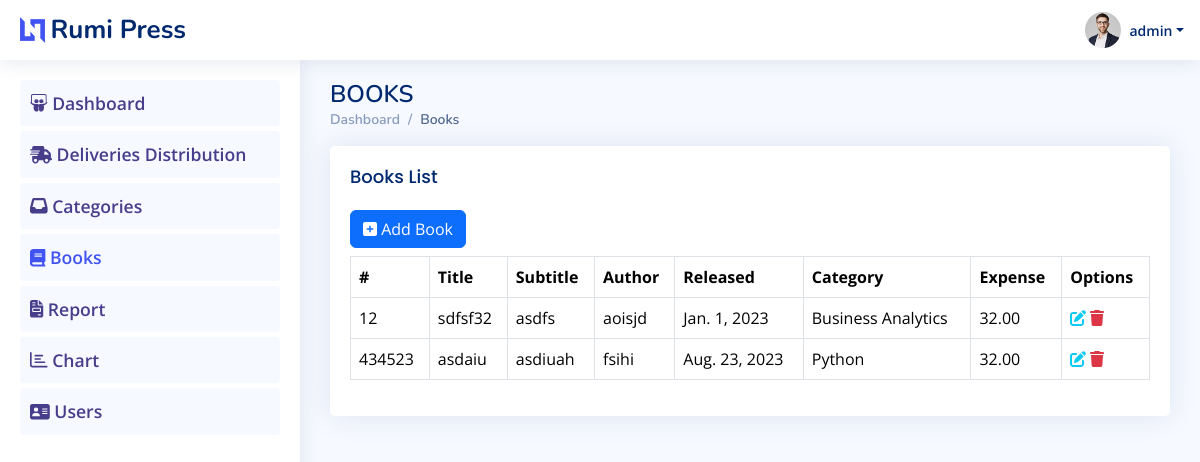
Page /books/ (signed in) on the earlier database version.
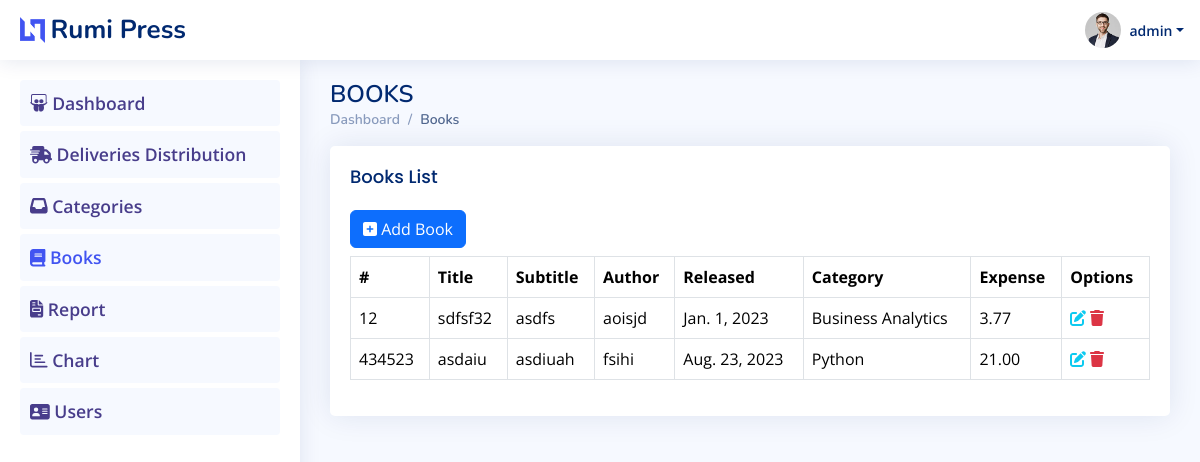
Same page on the later database version.
### tracker/models.py (models this page shows)
class Books(models.Model):
    book_code=models.IntegerField()
    title=models.CharField(max_length=255)
    subtitle=models.CharField(max_length=255, null=True)
    author=models.CharField(max_length=255)
    publishing_date=models.DateField()
    publisher=models.CharField(max_length=255)
    category=models.ForeignKey(Categories, on_delete=models.CASCADE)
    user=models.ForeignKey(User, on_delete=models.CASCADE, related_name='user_reg')
    date=models.DateField(auto_now=True)
    distribution_expense=models.DecimalField(max_digits=6, decimal_places=2)
    active=models.BooleanField(default=True)

class Categories(models.Model):
    category=models.CharField(max_length=70)
    user=models.ForeignKey(User, on_delete=models.CASCADE)
    date=models.DateField(auto_now=True)
    active=models.BooleanField(default=True)
    class Meta:
        unique_together = ('id', 'category')
    def __str__(self):
        return self.category

### tracker/views.py (the view)
# urls.py: path('books/', views.BooksView, name='books'),
@login_required
def BooksView(request):
    if request.method=="GET":
        books=Books.objects.filter(active=True).all()
        return render(request, 'books/books.html',{'books':books})

### templates/books/books.html (shortened to what this page needs)
{% extends 'base.html'%}
{% block content %}
<main id="main" class="main">
    <div class="pagetitle">
      <h1>BOOKS</h1>
      <nav>
        <ol class="breadcrumb">
          <li class="breadcrumb-item"><a href="{% url  'index' %}">Dashboard</a></li>
          <li class="breadcrumb-item active">Books</li>
        </ol>
      </nav>
    </div>
    <section class="section">
    <div class="row">
        <div class="col-lg-12">
          <div class="card">
            <div class="card-body">
              <h5 class="card-title">Books List</h5>
                <a href="{% url 'create_books' %}" class="btn btn-primary">
                    <i class="fa fa-plus-square"></i> Add Book
                </a>
              <table class="table table-hover table-bordered  table-responsive mt-2">
                  <thead>
                      <th>#</th>
                      <th>Title</th>
                      <th>Subtitle</th>
                      <th>Author</th>
                      <th>Released</th>
                      <th>Category</th>
                      <th>Expense</th>
                      <th>Options</th>
                  </thead>
                  <tbody>
                    {% for book in books %}
                        <tr>
                            <td>{{book.book_code}}</td>
                            <td>{{book.title}}</td>
                            <td>{{book.subtitle}}</td>
                            <td>{{book.author}}</td>
                            <td>{{book.publishing_date}}</td>
                            <td>{{book.category}}</td>
                            <td>{{book.distribution_expense}}</td>
                            <td>
                              <a href="{% url 'update_book' book.id %}" class="text-info">
                                <i class="fa fa-pen-to-square"></i>
                              </a>
                              <form action="{% url 'remove_book' book.id %}" method="post" class="d-inline-flex">
                                <a href="javascript:void(0);" class="text-danger" onclick="this.parentNode.submit()">
                                  <i class="fa fa-trash"></i>
                                </a>
                              </form>
                            </td>
                        </tr>
                    {% endfor %}
                  </tbody>
              </table>
            </div>
          </div>
        </div>
    </div>
</main>
{% endblock %}

Differences in the rows shown:
changed Books "sdfsf32": distribution_expense "32.00" → "3.77"
changed Books "asdaiu": distribution_expense "32.00" → "21.00"
